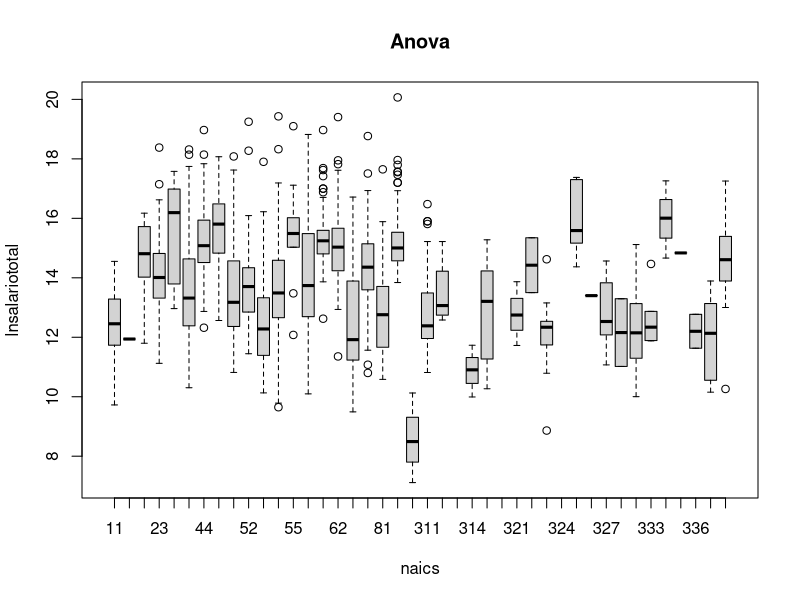
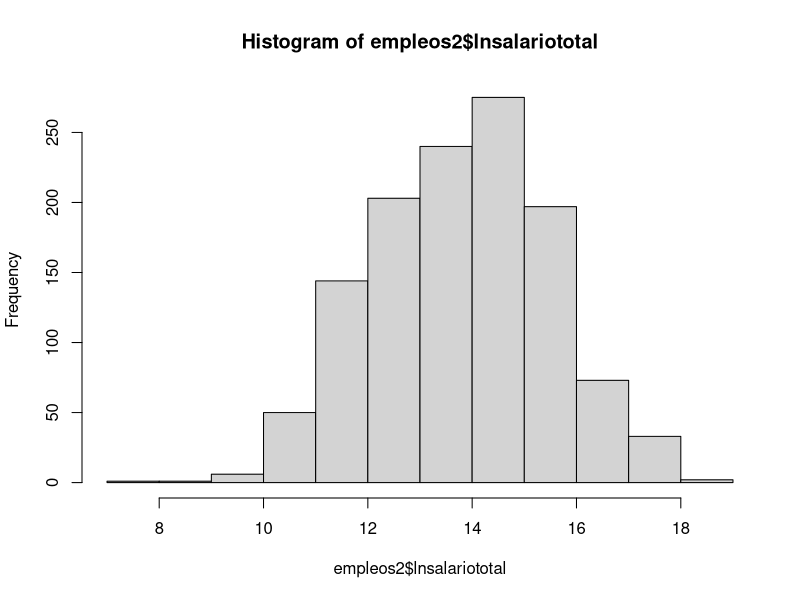

Source code (R) for these figures, in order:
##CHAPTER 11: ANALYSIS OF VARIANCE (ANOVA)##
###Openning packages
library("foreign")

###Creating data frame
empleos<-read.csv("empleos_municipios.csv")

###Convert "region" variable in factor form
empleos$naics <- as.factor(empleos$naics)


###Create boxplot of values
boxplot<-boxplot(empleos$lnsalariototal~empleos$naics,main="Anova",xlab="naics",ylab="lnsalariototal")

###Identify outliers
outliers = boxplot$out
empleos[empleos$lnsalariototal %in% outliers, c(2,11)]

###Remove outliers
empleos2<-empleos[-c(125, 288, 293, 426, 448, 456, 457, 461, 488, 525, 540, 545, 666, 669, 671, 1036, 1044, 1173, 1306, 1308, 
1329, 1333, 1335, 1803, 1966, 2094, 2099, 2217, 2430, 2431, 2435, 2692, 2694, 2702, 2715, 2716, 2718, 2719,
2720, 2721, 2722, 2724, 2725, 2727, 2728, 2729, 2786, 2904, 2932, 3145),]


###Create histogram to test for normal distribution
hist(empleos2$lnsalariototal)

###Perform ANOVA
fit<-aov(empleos2$lnsalariototal~empleos2$naics)
summary(fit)
